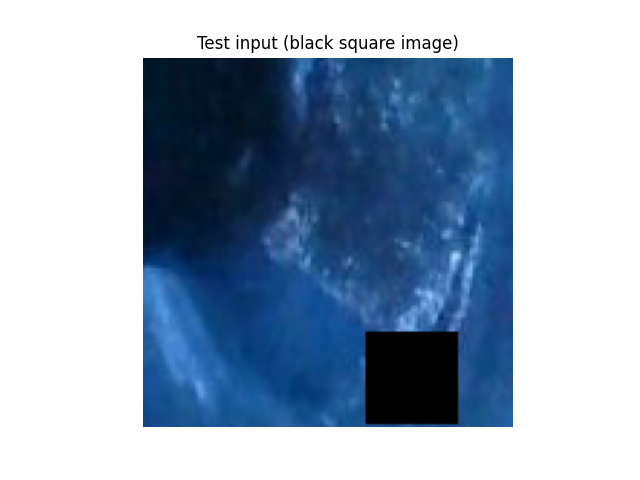
#> input picture wandb/run-20240228_115306-dlx3ipgp/files/media/images/Test input (black square image)_3_07925a226d28e64e96b9.png, 640 x 480 px, found by its file name; its folder holds only this picture in this run
$ python datasetImageRotator.py
#> lines starting #> are read from the running program, lines starting #| are printed output that depends on the picture
from PIL import Image
import os

def rotate_images(input_folder, output_folder):
    # Create the output folder if it doesn't exist
#> called with input_folder = 'images', output_folder = 'dataset_rotated_images'
    if not os.path.exists(output_folder):
        os.makedirs(output_folder)

    # Get a list of all image files in the input folder
    image_files = [f for f in os.listdir(input_folder) if f.lower().endswith(('.png', '.jpg', '.jpeg', '.gif', '.bmp'))]

    # Loop through each image file and perform rotations
    for image_file in image_files:
        # Construct the full path for the input and output images
        input_path = os.path.join(input_folder, image_file)
        output_base_name = os.path.splitext(image_file)[0]

        # Open the image
        with Image.open(input_path) as img:
            # Rotate and save the image for each rotation angle
#> img is the input picture: PIL image 640x480 RGBA; mean R, G, B, A 151.6, 169.6, 190.3, 255
            for angle in [0, 90, 180, 270]:
                rotated_img = img.rotate(angle)
                output_path = os.path.join(output_folder, f"{output_base_name}_rotated_{angle}.png")
                rotated_img.save(output_path)
#> this loop made 4 passes
#> pass 2, in rotate_images, `rotated_img = img.rotate(angle)`:
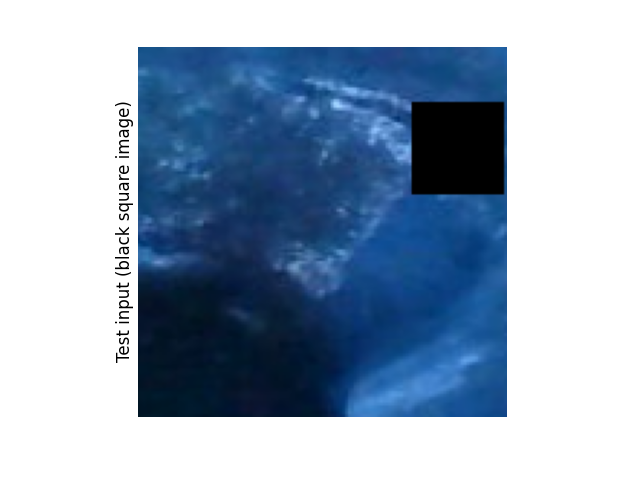
#> rotated_img: PIL image 640x480 RGBA; mean R, G, B, A 87.8, 105.8, 126.5, 191.2; transparent parts drawn white
#> pass 3, in rotate_images, `rotated_img = img.rotate(angle)`:
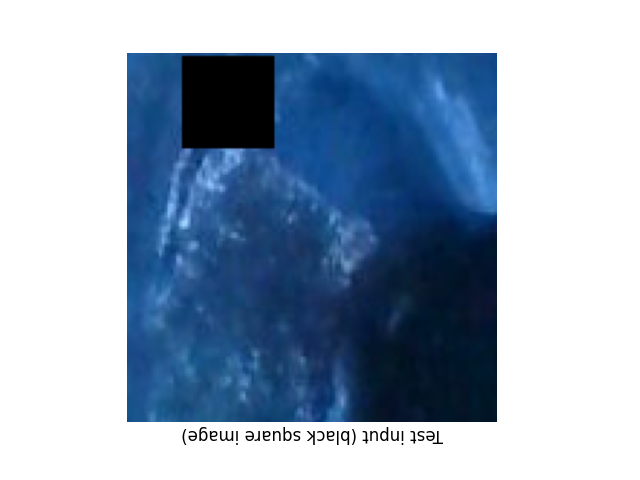
#> rotated_img: PIL image 640x480 RGBA; mean R, G, B, A 151.6, 169.6, 190.3, 255
#> after the loop:
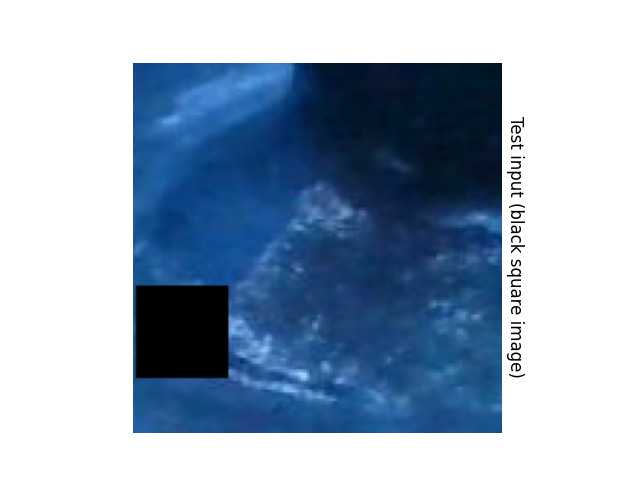
#> rotated_img: PIL image 640x480 RGBA; mean R, G, B, A 87.8, 105.8, 126.5, 191.2; transparent parts drawn white

if __name__ == "__main__":
    # Specify the input and output folders
    input_folder = "images"
    output_folder = "dataset_rotated_images"

    # Call the function to rotate images
    rotate_images(input_folder, output_folder)

$ run again, on wandb/run-20240228_115306-dlx3ipgp/files/media/images/Train input (black square image)_1_d90ce53655a863b6793b.png
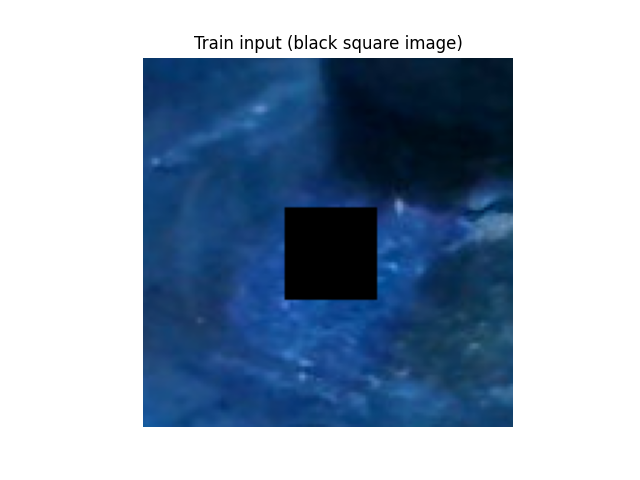
#> input picture wandb/run-20240228_115306-dlx3ipgp/files/media/images/Train input (black square image)_1_d90ce53655a863b6793b.png, 640 x 480 px, found by its file name
#> in rotate_images, img is the input picture: PIL image 640x480 RGBA; mean R, G, B, A 149.3, 166.2, 185.7, 255
#> the loop in rotate_images, `for angle in [0, 90, 180, 270]:` made 4 passes
#> pass 3, in rotate_images, `rotated_img = img.rotate(angle)`:
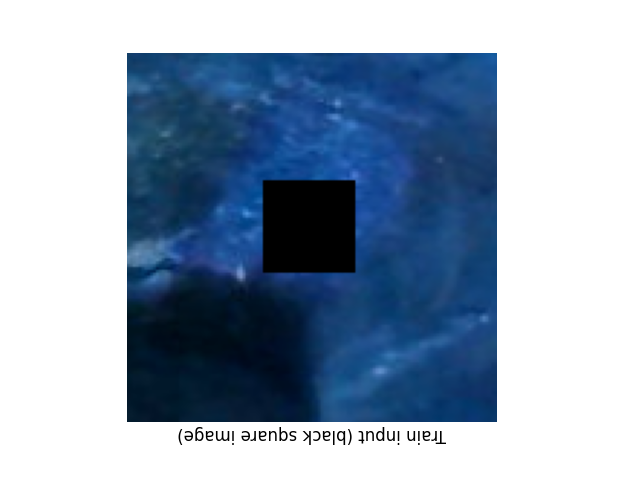
#> rotated_img: PIL image 640x480 RGBA; mean R, G, B, A 149.3, 166.2, 185.7, 255
#> after the loop in rotate_images, `for angle in [0, 90, 180, 270]:`:
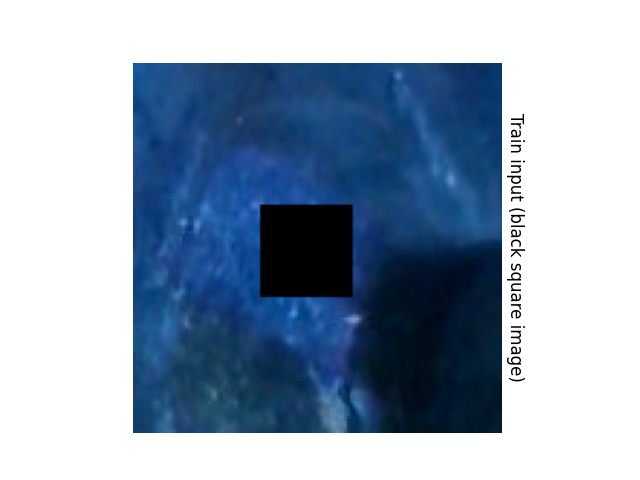
#> rotated_img: PIL image 640x480 RGBA; mean R, G, B, A 85.6, 102.4, 122, 191.2; transparent parts drawn white
